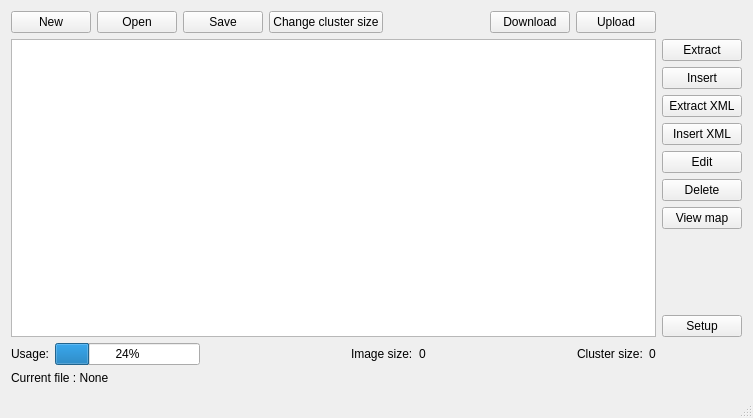
<?xml version="1.0" encoding="UTF-8"?>
<ui version="4.0">
 <class>MainWindow</class>
 <widget class="QMainWindow" name="MainWindow">
  <property name="geometry">
   <rect>
    <x>0</x>
    <y>0</y>
    <width>753</width>
    <height>418</height>
   </rect>
  </property>
  <property name="sizePolicy">
   <sizepolicy hsizetype="Expanding" vsizetype="Expanding">
    <horstretch>0</horstretch>
    <verstretch>0</verstretch>
   </sizepolicy>
  </property>
  <property name="windowTitle">
   <string>Sega Saturn RAM Backup parser</string>
  </property>
  <widget class="QWidget" name="centralWidget">
   <property name="sizePolicy">
    <sizepolicy hsizetype="Preferred" vsizetype="Preferred">
     <horstretch>0</horstretch>
     <verstretch>0</verstretch>
    </sizepolicy>
   </property>
   <property name="maximumSize">
    <size>
     <width>999999</width>
     <height>999999</height>
    </size>
   </property>
   <layout class="QGridLayout" name="gridLayout_2" rowstretch="0,10000,0,0" columnstretch="10000,0">
    <item row="0" column="0">
     <layout class="QHBoxLayout" name="horizontalLayout">
      <item>
       <widget class="QPushButton" name="NewButton">
        <property name="text">
         <string>New</string>
        </property>
       </widget>
      </item>
      <item>
       <widget class="QPushButton" name="LoadButton">
        <property name="text">
         <string>Open</string>
        </property>
       </widget>
      </item>
      <item>
       <widget class="QPushButton" name="SaveButton">
        <property name="text">
         <string>Save</string>
        </property>
       </widget>
      </item>
      <item>
       <widget class="QPushButton" name="RepackButton">
        <property name="text">
         <string>Change cluster size</string>
        </property>
       </widget>
      </item>
      <item>
       <spacer name="horizontalSpacer">
        <property name="orientation">
         <enum>Qt::Horizontal</enum>
        </property>
        <property name="sizeHint" stdset="0">
         <size>
          <width>40</width>
          <height>20</height>
         </size>
        </property>
       </spacer>
      </item>
      <item>
       <widget class="QPushButton" name="DownloadButton">
        <property name="text">
         <string>Download</string>
        </property>
       </widget>
      </item>
      <item>
       <widget class="QPushButton" name="UploadButton">
        <property name="text">
         <string>Upload</string>
        </property>
       </widget>
      </item>
     </layout>
    </item>
    <item row="1" column="1">
     <layout class="QVBoxLayout" name="verticalLayout">
      <item>
       <widget class="QPushButton" name="ExtractButton">
        <property name="text">
         <string>Extract</string>
        </property>
       </widget>
      </item>
      <item>
       <widget class="QPushButton" name="InsertButton">
        <property name="text">
         <string>Insert</string>
        </property>
       </widget>
      </item>
      <item>
       <widget class="QPushButton" name="ExtractXMLButton">
        <property name="text">
         <string>Extract XML</string>
        </property>
       </widget>
      </item>
      <item>
       <widget class="QPushButton" name="InsertXMLButton">
        <property name="text">
         <string>Insert XML</string>
        </property>
       </widget>
      </item>
      <item>
       <widget class="QPushButton" name="EditButton">
        <property name="text">
         <string>Edit</string>
        </property>
       </widget>
      </item>
      <item>
       <widget class="QPushButton" name="DeleteButton">
        <property name="text">
         <string>Delete</string>
        </property>
       </widget>
      </item>
      <item>
       <widget class="QPushButton" name="ImageMapButton">
        <property name="text">
         <string>View map</string>
        </property>
       </widget>
      </item>
      <item>
       <spacer name="verticalSpacer">
        <property name="orientation">
         <enum>Qt::Vertical</enum>
        </property>
        <property name="sizeHint" stdset="0">
         <size>
          <width>20</width>
          <height>40</height>
         </size>
        </property>
       </spacer>
      </item>
      <item>
       <widget class="QPushButton" name="SetupButton">
        <property name="text">
         <string>Setup</string>
        </property>
       </widget>
      </item>
     </layout>
    </item>
    <item row="1" column="0">
     <widget class="QTableWidget" name="tableWidget"/>
    </item>
    <item row="2" column="0">
     <layout class="QHBoxLayout" name="horizontalLayout_2">
      <item>
       <widget class="QLabel" name="label_3">
        <property name="text">
         <string>Usage:</string>
        </property>
       </widget>
      </item>
      <item>
       <widget class="QProgressBar" name="ImageFillProgressBar">
        <property name="value">
         <number>24</number>
        </property>
       </widget>
      </item>
      <item>
       <spacer name="horizontalSpacer_2">
        <property name="orientation">
         <enum>Qt::Horizontal</enum>
        </property>
        <property name="sizeHint" stdset="0">
         <size>
          <width>40</width>
          <height>20</height>
         </size>
        </property>
       </spacer>
      </item>
      <item>
       <widget class="QLabel" name="label">
        <property name="text">
         <string>Image size:</string>
        </property>
       </widget>
      </item>
      <item>
       <widget class="QLabel" name="ImageSizeLcdNumber">
        <property name="text">
         <string>0</string>
        </property>
       </widget>
      </item>
      <item>
       <spacer name="horizontalSpacer_3">
        <property name="orientation">
         <enum>Qt::Horizontal</enum>
        </property>
        <property name="sizeHint" stdset="0">
         <size>
          <width>40</width>
          <height>20</height>
         </size>
        </property>
       </spacer>
      </item>
      <item>
       <widget class="QLabel" name="label_2">
        <property name="text">
         <string>Cluster size:</string>
        </property>
       </widget>
      </item>
      <item>
       <widget class="QLabel" name="ClusterSizeLcdNumber">
        <property name="text">
         <string>0</string>
        </property>
       </widget>
      </item>
     </layout>
    </item>
    <item row="3" column="0">
     <widget class="QLabel" name="CurrentFileLabel">
      <property name="text">
       <string>Current file : None</string>
      </property>
     </widget>
    </item>
   </layout>
  </widget>
  <widget class="QStatusBar" name="statusBar"/>
 </widget>
 <layoutdefault spacing="6" margin="11"/>
 <resources/>
 <connections/>
</ui>
